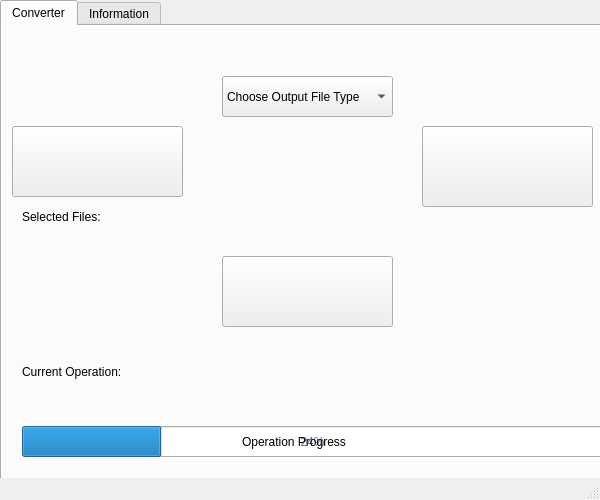
<?xml version="1.0" encoding="UTF-8"?>
<ui version="4.0">
 <class>MainWindow</class>
 <widget class="QMainWindow" name="MainWindow">
  <property name="geometry">
   <rect>
    <x>0</x>
    <y>0</y>
    <width>600</width>
    <height>500</height>
   </rect>
  </property>
  <property name="sizePolicy">
   <sizepolicy hsizetype="Fixed" vsizetype="Fixed">
    <horstretch>0</horstretch>
    <verstretch>0</verstretch>
   </sizepolicy>
  </property>
  <property name="maximumSize">
   <size>
    <width>600</width>
    <height>500</height>
   </size>
  </property>
  <property name="windowTitle">
   <string>Image Converter {cppLawyer}</string>
  </property>
  <property name="styleSheet">
   <string notr="true"/>
  </property>
  <widget class="QWidget" name="centralwidget">
   <property name="sizePolicy">
    <sizepolicy hsizetype="Fixed" vsizetype="Fixed">
     <horstretch>0</horstretch>
     <verstretch>0</verstretch>
    </sizepolicy>
   </property>
   <property name="minimumSize">
    <size>
     <width>600</width>
     <height>450</height>
    </size>
   </property>
   <property name="maximumSize">
    <size>
     <width>650</width>
     <height>550</height>
    </size>
   </property>
   <property name="cursor">
    <cursorShape>ArrowCursor</cursorShape>
   </property>
   <property name="styleSheet">
    <string notr="true"/>
   </property>
   <widget class="QTabWidget" name="tabWidget">
    <property name="geometry">
     <rect>
      <x>0</x>
      <y>0</y>
      <width>651</width>
      <height>601</height>
     </rect>
    </property>
    <property name="maximumSize">
     <size>
      <width>911</width>
      <height>601</height>
     </size>
    </property>
    <property name="styleSheet">
     <string notr="true"/>
    </property>
    <property name="currentIndex">
     <number>0</number>
    </property>
    <widget class="QWidget" name="tab">
     <property name="styleSheet">
      <string notr="true"/>
     </property>
     <attribute name="title">
      <string>Converter</string>
     </attribute>
     <widget class="QLabel" name="label_2">
      <property name="geometry">
       <rect>
        <x>180</x>
        <y>320</y>
        <width>391</width>
        <height>51</height>
       </rect>
      </property>
      <property name="styleSheet">
       <string notr="true">font: 600 12pt &quot;Sitka Text Semibold&quot;;
background-image: url(:/new/images/transparant.png);</string>
      </property>
      <property name="text">
       <string/>
      </property>
     </widget>
     <widget class="QProgressBar" name="progressBar">
      <property name="geometry">
       <rect>
        <x>20</x>
        <y>400</y>
        <width>581</width>
        <height>31</height>
       </rect>
      </property>
      <property name="styleSheet">
       <string notr="true">color: rgb(85, 102, 153);
</string>
      </property>
      <property name="value">
       <number>24</number>
      </property>
     </widget>
     <widget class="QPushButton" name="pushButton">
      <property name="geometry">
       <rect>
        <x>10</x>
        <y>100</y>
        <width>171</width>
        <height>71</height>
       </rect>
      </property>
      <property name="styleSheet">
       <string notr="true">image: url(:/new/images/button_upload-file-s.png);
border-image: url(:/new/images/transparant.png);
background-image: url(:/new/images/transparant.png);
</string>
      </property>
      <property name="text">
       <string/>
      </property>
     </widget>
     <widget class="QLabel" name="label">
      <property name="geometry">
       <rect>
        <x>20</x>
        <y>180</y>
        <width>321</width>
        <height>21</height>
       </rect>
      </property>
      <property name="styleSheet">
       <string notr="true">font: 700 12pt &quot;Segoe Print&quot;;
background-image: url(:/new/images/transparant.png);</string>
      </property>
      <property name="text">
       <string>Selected Files: </string>
      </property>
     </widget>
     <widget class="QComboBox" name="comboBox">
      <property name="geometry">
       <rect>
        <x>220</x>
        <y>50</y>
        <width>171</width>
        <height>41</height>
       </rect>
      </property>
      <property name="styleSheet">
       <string notr="true">font: 9pt &quot;Segoe UI Symbol&quot;;
</string>
      </property>
      <item>
       <property name="text">
        <string>Choose Output File Type</string>
       </property>
      </item>
      <item>
       <property name="text">
        <string>AAI</string>
       </property>
      </item>
      <item>
       <property name="text">
        <string>APNG</string>
       </property>
      </item>
      <item>
       <property name="text">
        <string>ART</string>
       </property>
      </item>
      <item>
       <property name="text">
        <string>AVIF</string>
       </property>
      </item>
      <item>
       <property name="text">
        <string>AVS</string>
       </property>
      </item>
      <item>
       <property name="text">
        <string>BPG</string>
       </property>
      </item>
      <item>
       <property name="text">
        <string>BMP</string>
       </property>
      </item>
      <item>
       <property name="text">
        <string>BMP2</string>
       </property>
      </item>
      <item>
       <property name="text">
        <string>BMP3</string>
       </property>
      </item>
      <item>
       <property name="text">
        <string>BRF</string>
       </property>
      </item>
      <item>
       <property name="text">
        <string>CIN</string>
       </property>
      </item>
      <item>
       <property name="text">
        <string>CIP</string>
       </property>
      </item>
      <item>
       <property name="text">
        <string>CMYK</string>
       </property>
      </item>
      <item>
       <property name="text">
        <string>CMYKA</string>
       </property>
      </item>
      <item>
       <property name="text">
        <string>DCX</string>
       </property>
      </item>
      <item>
       <property name="text">
        <string>DDS</string>
       </property>
      </item>
      <item>
       <property name="text">
        <string>DEBUG</string>
       </property>
      </item>
      <item>
       <property name="text">
        <string>DIB</string>
       </property>
      </item>
      <item>
       <property name="text">
        <string>DPX</string>
       </property>
      </item>
      <item>
       <property name="text">
        <string>EPDF</string>
       </property>
      </item>
      <item>
       <property name="text">
        <string>EPI</string>
       </property>
      </item>
      <item>
       <property name="text">
        <string>EPS</string>
       </property>
      </item>
      <item>
       <property name="text">
        <string>EPSF</string>
       </property>
      </item>
      <item>
       <property name="text">
        <string>EPSI</string>
       </property>
      </item>
      <item>
       <property name="text">
        <string>EPT</string>
       </property>
      </item>
      <item>
       <property name="text">
        <string>EXR</string>
       </property>
      </item>
      <item>
       <property name="text">
        <string>FARBFELD</string>
       </property>
      </item>
      <item>
       <property name="text">
        <string>FAX</string>
       </property>
      </item>
      <item>
       <property name="text">
        <string>FITS</string>
       </property>
      </item>
      <item>
       <property name="text">
        <string>FL32</string>
       </property>
      </item>
      <item>
       <property name="text">
        <string>FLIF</string>
       </property>
      </item>
      <item>
       <property name="text">
        <string>FPX</string>
       </property>
      </item>
      <item>
       <property name="text">
        <string>FTXT</string>
       </property>
      </item>
      <item>
       <property name="text">
        <string>GIF</string>
       </property>
      </item>
      <item>
       <property name="text">
        <string>GRAY</string>
       </property>
      </item>
      <item>
       <property name="text">
        <string>GRAYA</string>
       </property>
      </item>
      <item>
       <property name="text">
        <string>HDR</string>
       </property>
      </item>
      <item>
       <property name="text">
        <string>HEIC</string>
       </property>
      </item>
      <item>
       <property name="text">
        <string>HRZ</string>
       </property>
      </item>
      <item>
       <property name="text">
        <string>HTML</string>
       </property>
      </item>
      <item>
       <property name="text">
        <string>INFO</string>
       </property>
      </item>
      <item>
       <property name="text">
        <string>ISOBRL</string>
       </property>
      </item>
      <item>
       <property name="text">
        <string>ISOBRL6</string>
       </property>
      </item>
      <item>
       <property name="text">
        <string>JBIG</string>
       </property>
      </item>
      <item>
       <property name="text">
        <string>JNG</string>
       </property>
      </item>
      <item>
       <property name="text">
        <string>JP2</string>
       </property>
      </item>
      <item>
       <property name="text">
        <string>JPT</string>
       </property>
      </item>
      <item>
       <property name="text">
        <string>J2C</string>
       </property>
      </item>
      <item>
       <property name="text">
        <string>J2K</string>
       </property>
      </item>
      <item>
       <property name="text">
        <string>JPEG</string>
       </property>
      </item>
      <item>
       <property name="text">
        <string>JXR</string>
       </property>
      </item>
      <item>
       <property name="text">
        <string>JSON</string>
       </property>
      </item>
      <item>
       <property name="text">
        <string>JXL</string>
       </property>
      </item>
      <item>
       <property name="text">
        <string>KERNEL</string>
       </property>
      </item>
      <item>
       <property name="text">
        <string>MIFF</string>
       </property>
      </item>
      <item>
       <property name="text">
        <string>MONO</string>
       </property>
      </item>
      <item>
       <property name="text">
        <string>MNG</string>
       </property>
      </item>
      <item>
       <property name="text">
        <string>M2V</string>
       </property>
      </item>
      <item>
       <property name="text">
        <string>MPEG</string>
       </property>
      </item>
      <item>
       <property name="text">
        <string>MPC</string>
       </property>
      </item>
      <item>
       <property name="text">
        <string>MPR</string>
       </property>
      </item>
      <item>
       <property name="text">
        <string>MSL</string>
       </property>
      </item>
      <item>
       <property name="text">
        <string>MTV</string>
       </property>
      </item>
      <item>
       <property name="text">
        <string>MVG</string>
       </property>
      </item>
      <item>
       <property name="text">
        <string>OTB</string>
       </property>
      </item>
      <item>
       <property name="text">
        <string>P7</string>
       </property>
      </item>
      <item>
       <property name="text">
        <string>PALM</string>
       </property>
      </item>
      <item>
       <property name="text">
        <string>PAM</string>
       </property>
      </item>
      <item>
       <property name="text">
        <string>CLIPBOARD</string>
       </property>
      </item>
      <item>
       <property name="text">
        <string>PBM</string>
       </property>
      </item>
      <item>
       <property name="text">
        <string>PCD</string>
       </property>
      </item>
      <item>
       <property name="text">
        <string>PCDS</string>
       </property>
      </item>
      <item>
       <property name="text">
        <string>PCL</string>
       </property>
      </item>
      <item>
       <property name="text">
        <string>PCX</string>
       </property>
      </item>
      <item>
       <property name="text">
        <string>PDB</string>
       </property>
      </item>
      <item>
       <property name="text">
        <string>PDF</string>
       </property>
      </item>
      <item>
       <property name="text">
        <string>PFM</string>
       </property>
      </item>
      <item>
       <property name="text">
        <string>PGM</string>
       </property>
      </item>
      <item>
       <property name="text">
        <string>PHM</string>
       </property>
      </item>
      <item>
       <property name="text">
        <string>PICON</string>
       </property>
      </item>
      <item>
       <property name="text">
        <string>PICT</string>
       </property>
      </item>
      <item>
       <property name="text">
        <string>PNG</string>
       </property>
      </item>
      <item>
       <property name="text">
        <string>PNG8</string>
       </property>
      </item>
      <item>
       <property name="text">
        <string>PNG00</string>
       </property>
      </item>
      <item>
       <property name="text">
        <string>PNG24</string>
       </property>
      </item>
      <item>
       <property name="text">
        <string>PNG32</string>
       </property>
      </item>
      <item>
       <property name="text">
        <string>PNG48</string>
       </property>
      </item>
      <item>
       <property name="text">
        <string>PNG64</string>
       </property>
      </item>
      <item>
       <property name="text">
        <string>PNM</string>
       </property>
      </item>
      <item>
       <property name="text">
        <string>POCKETMOD</string>
       </property>
      </item>
      <item>
       <property name="text">
        <string>PPM</string>
       </property>
      </item>
      <item>
       <property name="text">
        <string>PS</string>
       </property>
      </item>
      <item>
       <property name="text">
        <string>PS2</string>
       </property>
      </item>
      <item>
       <property name="text">
        <string>PS3</string>
       </property>
      </item>
      <item>
       <property name="text">
        <string>PSB</string>
       </property>
      </item>
      <item>
       <property name="text">
        <string>PSD</string>
       </property>
      </item>
      <item>
       <property name="text">
        <string>PTIF</string>
       </property>
      </item>
      <item>
       <property name="text">
        <string>QOI</string>
       </property>
      </item>
      <item>
       <property name="text">
        <string>RAW</string>
       </property>
      </item>
      <item>
       <property name="text">
        <string>RGB</string>
       </property>
      </item>
      <item>
       <property name="text">
        <string>RGBA</string>
       </property>
      </item>
      <item>
       <property name="text">
        <string>RGF</string>
       </property>
      </item>
      <item>
       <property name="text">
        <string>SGI</string>
       </property>
      </item>
      <item>
       <property name="text">
        <string>SHTML</string>
       </property>
      </item>
      <item>
       <property name="text">
        <string>SPARSE-COLOR</string>
       </property>
      </item>
      <item>
       <property name="text">
        <string>STRIMG</string>
       </property>
      </item>
      <item>
       <property name="text">
        <string>SUN</string>
       </property>
      </item>
      <item>
       <property name="text">
        <string>SVG</string>
       </property>
      </item>
      <item>
       <property name="text">
        <string>TGA</string>
       </property>
      </item>
      <item>
       <property name="text">
        <string>TIFF</string>
       </property>
      </item>
      <item>
       <property name="text">
        <string>TXT</string>
       </property>
      </item>
      <item>
       <property name="text">
        <string>UBRL</string>
       </property>
      </item>
      <item>
       <property name="text">
        <string>UBRL6</string>
       </property>
      </item>
      <item>
       <property name="text">
        <string>UIL</string>
       </property>
      </item>
      <item>
       <property name="text">
        <string>UYVY</string>
       </property>
      </item>
      <item>
       <property name="text">
        <string>VICAR</string>
       </property>
      </item>
      <item>
       <property name="text">
        <string>VIDEO</string>
       </property>
      </item>
      <item>
       <property name="text">
        <string>VIFF</string>
       </property>
      </item>
      <item>
       <property name="text">
        <string>WBMP</string>
       </property>
      </item>
      <item>
       <property name="text">
        <string>WDP</string>
       </property>
      </item>
      <item>
       <property name="text">
        <string>WEBP</string>
       </property>
      </item>
      <item>
       <property name="text">
        <string>X</string>
       </property>
      </item>
      <item>
       <property name="text">
        <string>XBM</string>
       </property>
      </item>
      <item>
       <property name="text">
        <string>XPM</string>
       </property>
      </item>
      <item>
       <property name="text">
        <string>XWD</string>
       </property>
      </item>
      <item>
       <property name="text">
        <string>YAML</string>
       </property>
      </item>
      <item>
       <property name="text">
        <string>YCbCr</string>
       </property>
      </item>
      <item>
       <property name="text">
        <string>YCbCrA</string>
       </property>
      </item>
      <item>
       <property name="text">
        <string>YUV</string>
       </property>
      </item>
     </widget>
     <widget class="QPushButton" name="pushButton_2">
      <property name="geometry">
       <rect>
        <x>420</x>
        <y>100</y>
        <width>171</width>
        <height>81</height>
       </rect>
      </property>
      <property name="styleSheet">
       <string notr="true">image: url(:/new/images/button_output-folder (1).png);
background-image: url(:/new/images/transparant.png);
border-image: url(:/new/images/transparant.png);</string>
      </property>
      <property name="text">
       <string/>
      </property>
     </widget>
     <widget class="QPushButton" name="pushButton_3">
      <property name="geometry">
       <rect>
        <x>220</x>
        <y>230</y>
        <width>171</width>
        <height>71</height>
       </rect>
      </property>
      <property name="sizePolicy">
       <sizepolicy hsizetype="Fixed" vsizetype="Fixed">
        <horstretch>0</horstretch>
        <verstretch>0</verstretch>
       </sizepolicy>
      </property>
      <property name="styleSheet">
       <string notr="true">image: url(:/new/images/button_convert.png);
background-image: url(:/new/images/transparant.png);
border-image: url(:/new/images/transparant.png);</string>
      </property>
      <property name="text">
       <string/>
      </property>
     </widget>
     <widget class="QLabel" name="label_3">
      <property name="geometry">
       <rect>
        <x>240</x>
        <y>400</y>
        <width>161</width>
        <height>31</height>
       </rect>
      </property>
      <property name="styleSheet">
       <string notr="true">font: 11pt &quot;Segoe Print&quot;;
background-image: url(:/new/images/transparant.png);</string>
      </property>
      <property name="text">
       <string>Operation Progress</string>
      </property>
     </widget>
     <widget class="QLabel" name="label_4">
      <property name="geometry">
       <rect>
        <x>20</x>
        <y>320</y>
        <width>181</width>
        <height>51</height>
       </rect>
      </property>
      <property name="styleSheet">
       <string notr="true">font: 600 12pt &quot;Sitka Text Semibold&quot;;
background-image: url(:/new/images/transparant.png);</string>
      </property>
      <property name="text">
       <string>Current Operation: </string>
      </property>
     </widget>
     <zorder>progressBar</zorder>
     <zorder>pushButton</zorder>
     <zorder>label</zorder>
     <zorder>comboBox</zorder>
     <zorder>pushButton_2</zorder>
     <zorder>pushButton_3</zorder>
     <zorder>label_4</zorder>
     <zorder>label_3</zorder>
     <zorder>label_2</zorder>
    </widget>
    <widget class="QWidget" name="tab_2">
     <attribute name="title">
      <string>Information</string>
     </attribute>
     <widget class="QTextBrowser" name="textBrowser_3">
      <property name="geometry">
       <rect>
        <x>0</x>
        <y>0</y>
        <width>611</width>
        <height>361</height>
       </rect>
      </property>
      <property name="styleSheet">
       <string notr="true">background-image: url(:/new/images/transparant.png);</string>
      </property>
      <property name="html">
       <string>&lt;!DOCTYPE HTML PUBLIC &quot;-//W3C//DTD HTML 4.0//EN&quot; &quot;http://www.w3.org/TR/REC-html40/strict.dtd&quot;&gt;
&lt;html&gt;&lt;head&gt;&lt;meta name=&quot;qrichtext&quot; content=&quot;1&quot; /&gt;&lt;meta charset=&quot;utf-8&quot; /&gt;&lt;style type=&quot;text/css&quot;&gt;
p, li { white-space: pre-wrap; }
&lt;/style&gt;&lt;/head&gt;&lt;body style=&quot; font-family:'Segoe UI'; font-size:9pt; font-weight:400; font-style:normal;&quot;&gt;
&lt;p align=&quot;center&quot; style=&quot; margin-top:12px; margin-bottom:0px; margin-left:0px; margin-right:0px; -qt-block-indent:0; text-indent:0px; background-color:transparent;&quot;&gt;&lt;span style=&quot; font-size:22pt; background-color:transparent;&quot;&gt;Supported Images&lt;/span&gt;&lt;/p&gt;
&lt;p align=&quot;center&quot; style=&quot; margin-top:12px; margin-bottom:0px; margin-left:0px; margin-right:0px; -qt-block-indent:0; text-indent:0px; background-color:transparent;&quot;&gt;&lt;span style=&quot; font-size:14pt; background-color:transparent;&quot;&gt;R/W = Read and writable&lt;/span&gt;&lt;/p&gt;
&lt;p align=&quot;center&quot; style=&quot; margin-top:12px; margin-bottom:0px; margin-left:0px; margin-right:0px; -qt-block-indent:0; text-indent:0px; background-color:transparent;&quot;&gt;&lt;span style=&quot; font-size:14pt; background-color:transparent;&quot;&gt;R = Only Readable&lt;/span&gt;&lt;/p&gt;
&lt;p align=&quot;center&quot; style=&quot; margin-top:12px; margin-bottom:0px; margin-left:0px; margin-right:0px; -qt-block-indent:0; text-indent:0px; background-color:transparent;&quot;&gt;&lt;span style=&quot; font-size:14pt; background-color:transparent;&quot;&gt;W = Only Writable&lt;/span&gt;&lt;/p&gt;
&lt;p align=&quot;center&quot; style=&quot;-qt-paragraph-type:empty; margin-top:0px; margin-bottom:12px; margin-left:0px; margin-right:0px; -qt-block-indent:0; text-indent:0px; font-size:22pt; background-color:transparent;&quot;&gt;&lt;br /&gt;&lt;/p&gt;
&lt;p align=&quot;center&quot; style=&quot; margin-top:0px; margin-bottom:12px; margin-left:0px; margin-right:0px; -qt-block-indent:0; text-indent:0px; background-color:transparent;&quot;&gt;&lt;span style=&quot; background-color:transparent;&quot;&gt;AAI : RW  -  APNG : RW  -  ART : RW -  ARW : R - AVI : R - AVIF : RW - AVS : RW - BPG : RW             BMP,BMP2,BMP3 : RW  -  BRF : W  -  CALS : R  -  CGM : R  -  CIN : RW  -  CIP : W  - CMYK : RW  -  CMYKA : RW               CR2 : R  -  CRW : R - CUBE : R  -  CUR : R  -  CUT : R  -  DCM : R  -  DCR : R  -  DCX : RW  -  DDS : RW                   DEBUG : W  -  DIB : RW  -  DJVU : R  -  DNG : R  - DOT : R  -  DPX : RW  -  EMF : R  -  EPDF : RW   -  EPI : RW           EPS : RW  - EPS2 : W  -  EPS3 : W  -  EPSF : RW  -  EPSI : RW   -  EPT : RW  -   EXR : RW  -  FARBFELD : RW             FAX : RW  -   FIG : R  -  FITS : RW  -  FL32 : RW  -  FLIF : RW  -  FPX : RW  -  FTXT : RW  -  GIF : RW  -  GPLT : R                  GRAY : RW  -  GRAYA : RW  -  HDR : RW  -  HDR : RW  -  HEIC : RW  -  HPGL : R  -  HRZ : RW  -  HTML : RW                 ICO : R  -  INFO : W  -  ISOBRL : W  -  ISOBRL6 : R -  JBIG : RW  -  JNG : RW  -  JP2 : RW  -  JPT : RW  -  J2C : RW                  J2K : RW   -   JPEG : RW  -   JXR : RW  -  JSON : W  -  JXL : RW   -  KERNEL : W  -  MAN : R   -   MAT : R                   MIFF : RW  -  MONO : RW  -  MNG : RW   -   M2V : RW   -   MPEG : RW  -   MPC : RW    -   MPR : RW                  MRW : R  -  MSL : RW  -  MTV : RW  - MVG : RW  - NEF : R   -  ORF : R   -  ORA : R  -  OTB : RW  - P7 : RW                   PALM : RW   -   PAM : W  -  CLIPBOARD : RW  -  PBM : RW  -  PCD : RW  -  PCDS : RW  -  PCL : W  -  PCX : RW                  PDB : RW  -  PDF : RW  -  PEF : R  -  PES : R   -  PFA : R  -  PFB : R   -  PFM : RW   -   PGM : RW  -  PHM : RW                   PICON : RW   -   PICT : RW   -   PIX : R   -   PNG : RW   -   PNG8 : RW  -  PNG00 : RW   -    PNG24 : RW                PNG32 : RW  -   PNG48 : RW   -    PNG64 : RW   -   PNM : RW   -   POCKETMOD : RW    -   PPM : RW     -   PS : RW                   PS2 : RW   -   PS3 : RW   -   PSB : RW  -  PSD : RW   -   PTIF : RW  -  PWP : R   -   QOI : RW   -  RAD : R   -   RAF : R RAW : RW  -   RGB : RW   -   RGB565 : R   -    RGBA : RW   -  RGF : RW   -  RLA : R  -  RLE : R   -  SCT : R                 SFW : R  -  SGI : RW  -  SHTML : W  -   SID, : MrSID  -  SPARSE-COLOR : W   -   STRIMG : RW   -  SUN : RW                  SVG : RW  -  TEXT : R   -  TGA : RW  -  TIFF : RW  -  TIM : R   -  TTF : R   -   TXT : RW  -  UBRL : W  -  UBRL6 : W        UIL : W  -  UYVY : RW   -  VICAR : RW  -   VIDEO : RW  -   VIFF : RW  -   WBMP : RW  -  WDP : RW   -   WEBP : RW                 WMF : R  -  WPG : R  -   X : RW   -   XBM : RW   -  XCF : R    -  XPM : RW   -   XWD : RW   -   X3F : R   -   YAML : W                  YCbCr : RW  -  YCbCrA : RW  -  YCbCrA : R   -  YCbCrA : RW                   &lt;/span&gt;&lt;/p&gt;
&lt;p align=&quot;center&quot; style=&quot;-qt-paragraph-type:empty; margin-top:0px; margin-bottom:0px; margin-left:0px; margin-right:0px; -qt-block-indent:0; text-indent:0px;&quot;&gt;&lt;br /&gt;&lt;/p&gt;
&lt;p align=&quot;center&quot; style=&quot;-qt-paragraph-type:empty; margin-top:0px; margin-bottom:0px; margin-left:0px; margin-right:0px; -qt-block-indent:0; text-indent:0px;&quot;&gt;&lt;br /&gt;&lt;/p&gt;
&lt;p align=&quot;center&quot; style=&quot;-qt-paragraph-type:empty; margin-top:0px; margin-bottom:0px; margin-left:0px; margin-right:0px; -qt-block-indent:0; text-indent:0px;&quot;&gt;&lt;br /&gt;&lt;/p&gt;
&lt;p align=&quot;center&quot; style=&quot;-qt-paragraph-type:empty; margin-top:0px; margin-bottom:0px; margin-left:0px; margin-right:0px; -qt-block-indent:0; text-indent:0px;&quot;&gt;&lt;br /&gt;&lt;/p&gt;
&lt;p align=&quot;center&quot; style=&quot;-qt-paragraph-type:empty; margin-top:0px; margin-bottom:0px; margin-left:0px; margin-right:0px; -qt-block-indent:0; text-indent:0px;&quot;&gt;&lt;br /&gt;&lt;/p&gt;
&lt;p align=&quot;center&quot; style=&quot; margin-top:0px; margin-bottom:0px; margin-left:0px; margin-right:0px; -qt-block-indent:0; text-indent:0px;&quot;&gt;&lt;span style=&quot; font-size:14pt; color:#5f5fde;&quot;&gt;Made with love by cppLawyer&lt;/span&gt;&lt;/p&gt;&lt;/body&gt;&lt;/html&gt;</string>
      </property>
     </widget>
     <widget class="QPushButton" name="pushButton_4">
      <property name="geometry">
       <rect>
        <x>10</x>
        <y>380</y>
        <width>601</width>
        <height>41</height>
       </rect>
      </property>
      <property name="styleSheet">
       <string notr="true">image: url(:/new/images/button_visit-my-github.png);
background-image: url(:/new/images/transparant.png);
border-image: url(:/new/images/transparant.png);</string>
      </property>
      <property name="text">
       <string/>
      </property>
     </widget>
    </widget>
   </widget>
  </widget>
  <widget class="QMenuBar" name="menubar">
   <property name="geometry">
    <rect>
     <x>0</x>
     <y>0</y>
     <width>600</width>
     <height>21</height>
    </rect>
   </property>
  </widget>
  <widget class="QStatusBar" name="statusbar"/>
 </widget>
 <resources/>
 <connections/>
</ui>
